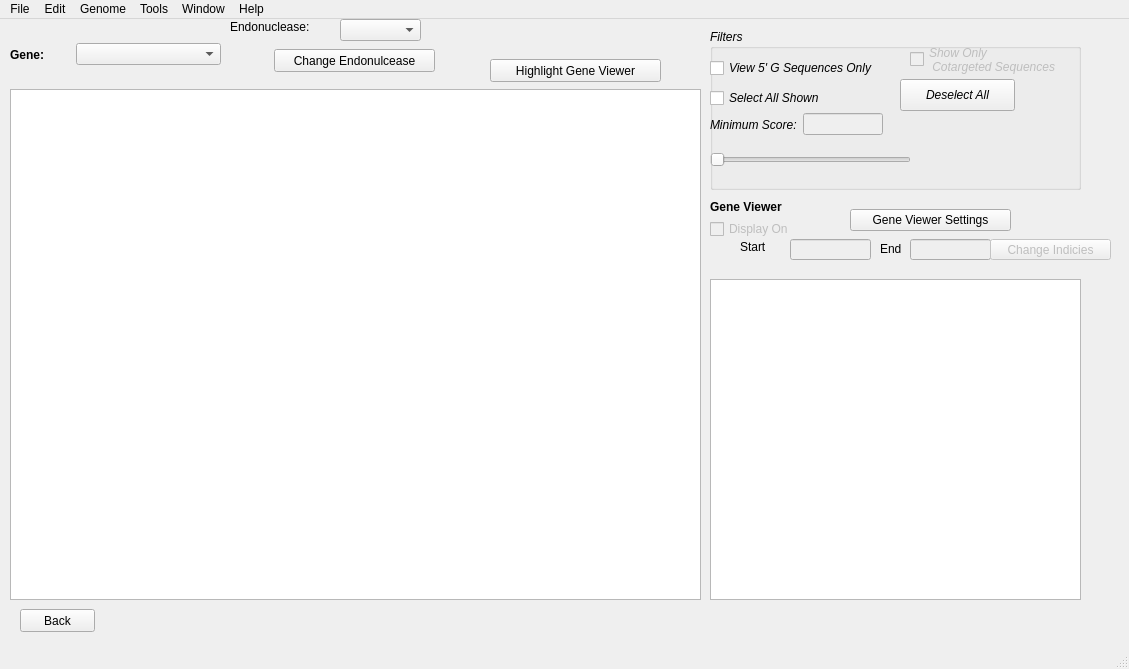
<?xml version="1.0" encoding="UTF-8"?>
<ui version="4.0">
 <class>MainWindow</class>
 <widget class="QMainWindow" name="MainWindow">
  <property name="geometry">
   <rect>
    <x>0</x>
    <y>0</y>
    <width>1129</width>
    <height>669</height>
   </rect>
  </property>
  <property name="windowTitle">
   <string>MainWindow</string>
  </property>
  <widget class="QWidget" name="centralwidget">
   <widget class="QTextEdit" name="geneViewer">
    <property name="geometry">
     <rect>
      <x>710</x>
      <y>260</y>
      <width>371</width>
      <height>321</height>
     </rect>
    </property>
   </widget>
   <widget class="QLabel" name="geneviewerLabel">
    <property name="geometry">
     <rect>
      <x>710</x>
      <y>180</y>
      <width>101</width>
      <height>16</height>
     </rect>
    </property>
    <property name="font">
     <font>
      <weight>75</weight>
      <bold>true</bold>
     </font>
    </property>
    <property name="text">
     <string>Gene Viewer</string>
    </property>
   </widget>
   <widget class="QLineEdit" name="lineEditStart">
    <property name="enabled">
     <bool>false</bool>
    </property>
    <property name="geometry">
     <rect>
      <x>790</x>
      <y>220</y>
      <width>81</width>
      <height>21</height>
     </rect>
    </property>
   </widget>
   <widget class="QLineEdit" name="lineEditEnd">
    <property name="enabled">
     <bool>false</bool>
    </property>
    <property name="geometry">
     <rect>
      <x>910</x>
      <y>220</y>
      <width>81</width>
      <height>21</height>
     </rect>
    </property>
   </widget>
   <widget class="QLabel" name="startlabel">
    <property name="geometry">
     <rect>
      <x>740</x>
      <y>220</y>
      <width>41</width>
      <height>16</height>
     </rect>
    </property>
    <property name="text">
     <string>Start</string>
    </property>
   </widget>
   <widget class="QLabel" name="endLabel">
    <property name="geometry">
     <rect>
      <x>880</x>
      <y>220</y>
      <width>31</width>
      <height>20</height>
     </rect>
    </property>
    <property name="text">
     <string>End</string>
    </property>
   </widget>
   <widget class="QWidget" name="horizontalLayoutWidget_2">
    <property name="geometry">
     <rect>
      <x>10</x>
      <y>10</y>
      <width>211</width>
      <height>51</height>
     </rect>
    </property>
    <layout class="QHBoxLayout" name="horizontalLayout_2">
     <item>
      <widget class="QLabel" name="geneLabel">
       <property name="maximumSize">
        <size>
         <width>60</width>
         <height>16777215</height>
        </size>
       </property>
       <property name="font">
        <font>
         <weight>75</weight>
         <bold>true</bold>
        </font>
       </property>
       <property name="text">
        <string>Gene:</string>
       </property>
      </widget>
     </item>
     <item>
      <widget class="QComboBox" name="comboBoxGene"/>
     </item>
    </layout>
   </widget>
   <widget class="QTableWidget" name="targetTable">
    <property name="geometry">
     <rect>
      <x>10</x>
      <y>70</y>
      <width>691</width>
      <height>511</height>
     </rect>
    </property>
    <property name="verticalScrollMode">
     <enum>QAbstractItemView::ScrollPerPixel</enum>
    </property>
    <property name="horizontalScrollMode">
     <enum>QAbstractItemView::ScrollPerPixel</enum>
    </property>
   </widget>
   <widget class="QGroupBox" name="groupBox">
    <property name="geometry">
     <rect>
      <x>710</x>
      <y>10</y>
      <width>371</width>
      <height>161</height>
     </rect>
    </property>
    <property name="font">
     <font>
      <italic>true</italic>
     </font>
    </property>
    <property name="title">
     <string>Filters</string>
    </property>
    <widget class="QCheckBox" name="fivegseqCheckBox">
     <property name="geometry">
      <rect>
       <x>0</x>
       <y>30</y>
       <width>201</width>
       <height>18</height>
      </rect>
     </property>
     <property name="text">
      <string>View 5' G Sequences Only</string>
     </property>
    </widget>
    <widget class="QCheckBox" name="checkBoxSelectAll">
     <property name="geometry">
      <rect>
       <x>0</x>
       <y>60</y>
       <width>141</width>
       <height>18</height>
      </rect>
     </property>
     <property name="text">
      <string>Select All Shown</string>
     </property>
    </widget>
    <widget class="QPushButton" name="pushButton_Deselect_All">
     <property name="geometry">
      <rect>
       <x>190</x>
       <y>50</y>
       <width>115</width>
       <height>32</height>
      </rect>
     </property>
     <property name="text">
      <string>Deselect All</string>
     </property>
    </widget>
    <widget class="QWidget" name="horizontalLayoutWidget">
     <property name="geometry">
      <rect>
       <x>0</x>
       <y>80</y>
       <width>173</width>
       <height>31</height>
      </rect>
     </property>
     <layout class="QHBoxLayout" name="horizontalLayout">
      <item>
       <widget class="QLabel" name="label_12">
        <property name="text">
         <string>Minimum Score:</string>
        </property>
       </widget>
      </item>
      <item>
       <widget class="QLineEdit" name="minScoreLine">
        <property name="enabled">
         <bool>false</bool>
        </property>
       </widget>
      </item>
     </layout>
    </widget>
    <widget class="QSlider" name="scoreSlider">
     <property name="geometry">
      <rect>
       <x>0</x>
       <y>120</y>
       <width>201</width>
       <height>22</height>
      </rect>
     </property>
     <property name="orientation">
      <enum>Qt::Horizontal</enum>
     </property>
    </widget>
    <widget class="QCheckBox" name="cotarget_checkbox">
     <property name="enabled">
      <bool>false</bool>
     </property>
     <property name="geometry">
      <rect>
       <x>200</x>
       <y>10</y>
       <width>171</width>
       <height>41</height>
      </rect>
     </property>
     <property name="text">
      <string>Show Only 
 Cotargeted Sequences</string>
     </property>
    </widget>
   </widget>
   <widget class="QCheckBox" name="displayGeneViewer">
    <property name="enabled">
     <bool>false</bool>
    </property>
    <property name="geometry">
     <rect>
      <x>710</x>
      <y>200</y>
      <width>101</width>
      <height>20</height>
     </rect>
    </property>
    <property name="text">
     <string>Display On</string>
    </property>
   </widget>
   <widget class="QPushButton" name="back_button">
    <property name="geometry">
     <rect>
      <x>20</x>
      <y>590</y>
      <width>75</width>
      <height>23</height>
     </rect>
    </property>
    <property name="text">
     <string>Back</string>
    </property>
   </widget>
   <widget class="QComboBox" name="endonucleaseBox">
    <property name="geometry">
     <rect>
      <x>340</x>
      <y>0</y>
      <width>81</width>
      <height>22</height>
     </rect>
    </property>
   </widget>
   <widget class="QLabel" name="endoLabel">
    <property name="geometry">
     <rect>
      <x>230</x>
      <y>0</y>
      <width>101</width>
      <height>16</height>
     </rect>
    </property>
    <property name="text">
     <string>Endonuclease:</string>
    </property>
   </widget>
   <widget class="QPushButton" name="changeEndoButton">
    <property name="geometry">
     <rect>
      <x>274</x>
      <y>30</y>
      <width>161</width>
      <height>23</height>
     </rect>
    </property>
    <property name="text">
     <string>Change Endonulcease</string>
    </property>
   </widget>
   <widget class="QPushButton" name="highlight_gene_viewer_button">
    <property name="geometry">
     <rect>
      <x>490</x>
      <y>40</y>
      <width>171</width>
      <height>23</height>
     </rect>
    </property>
    <property name="toolTip">
     <string>&lt;html&gt;&lt;head/&gt;&lt;body&gt;&lt;p&gt;This button will highlight the sequences in the Gene Viewer that match the sequences checked in the table&lt;/p&gt;&lt;/body&gt;&lt;/html&gt;</string>
    </property>
    <property name="text">
     <string>Highlight Gene Viewer</string>
    </property>
   </widget>
   <widget class="QPushButton" name="change_start_end_button">
    <property name="enabled">
     <bool>false</bool>
    </property>
    <property name="geometry">
     <rect>
      <x>990</x>
      <y>220</y>
      <width>121</width>
      <height>21</height>
     </rect>
    </property>
    <property name="toolTip">
     <string>&lt;html&gt;&lt;head/&gt;&lt;body&gt;&lt;p&gt;This button changes the start and end indicies of the Gene Viewer sequence&lt;/p&gt;&lt;/body&gt;&lt;/html&gt;</string>
    </property>
    <property name="text">
     <string>Change Indicies</string>
    </property>
   </widget>
   <widget class="QPushButton" name="gene_viewer_settings_button">
    <property name="geometry">
     <rect>
      <x>850</x>
      <y>190</y>
      <width>161</width>
      <height>22</height>
     </rect>
    </property>
    <property name="text">
     <string>Gene Viewer Settings</string>
    </property>
   </widget>
  </widget>
  <widget class="QMenuBar" name="menubar">
   <property name="geometry">
    <rect>
     <x>0</x>
     <y>0</y>
     <width>1129</width>
     <height>22</height>
    </rect>
   </property>
   <widget class="QMenu" name="menuFile">
    <property name="title">
     <string>File</string>
    </property>
    <addaction name="actionNew"/>
    <addaction name="actionOpen"/>
    <addaction name="actionOpen_Recent"/>
    <addaction name="actionSave"/>
    <addaction name="actionReset"/>
   </widget>
   <widget class="QMenu" name="menuEdit">
    <property name="title">
     <string>Edit</string>
    </property>
   </widget>
   <widget class="QMenu" name="menuGenome">
    <property name="title">
     <string>Genome</string>
    </property>
   </widget>
   <widget class="QMenu" name="menuTools">
    <property name="title">
     <string>Tools</string>
    </property>
    <widget class="QMenu" name="menuExport">
     <property name="title">
      <string>Export</string>
     </property>
     <addaction name="actionTo_CSV"/>
    </widget>
    <addaction name="actionScore_Settings"/>
    <addaction name="actionDesign_Repair_Oligos"/>
    <addaction name="actionOff_Target_Analysis"/>
    <addaction name="actionCoTargeting"/>
    <addaction name="menuExport"/>
   </widget>
   <widget class="QMenu" name="menuWindow">
    <property name="title">
     <string>Window</string>
    </property>
   </widget>
   <widget class="QMenu" name="menuHelp">
    <property name="title">
     <string>Help</string>
    </property>
    <addaction name="actionDocumentation"/>
   </widget>
   <addaction name="menuFile"/>
   <addaction name="menuEdit"/>
   <addaction name="menuGenome"/>
   <addaction name="menuTools"/>
   <addaction name="menuWindow"/>
   <addaction name="menuHelp"/>
  </widget>
  <widget class="QStatusBar" name="statusbar"/>
  <action name="actionScore_Settings">
   <property name="text">
    <string>Score Settings</string>
   </property>
  </action>
  <action name="actionDesign_Repair_Oligos">
   <property name="text">
    <string>Design Repair Oligos...</string>
   </property>
  </action>
  <action name="actionOff_Target_Analysis">
   <property name="text">
    <string>Off-Target Analysis</string>
   </property>
  </action>
  <action name="actionNew">
   <property name="text">
    <string>New</string>
   </property>
  </action>
  <action name="actionOpen">
   <property name="text">
    <string>Open</string>
   </property>
  </action>
  <action name="actionOpen_Recent">
   <property name="text">
    <string>Open Recent</string>
   </property>
  </action>
  <action name="actionSave">
   <property name="text">
    <string>Save</string>
   </property>
  </action>
  <action name="actionReset">
   <property name="text">
    <string>Reset</string>
   </property>
  </action>
  <action name="actionDocumentation">
   <property name="text">
    <string>Documentation..</string>
   </property>
  </action>
  <action name="actionExport">
   <property name="text">
    <string>Export</string>
   </property>
  </action>
  <action name="actionCoTargeting">
   <property name="text">
    <string>Cotargeting</string>
   </property>
  </action>
  <action name="actionTo_CSV">
   <property name="text">
    <string>To CSV</string>
   </property>
  </action>
 </widget>
 <resources/>
 <connections/>
</ui>
